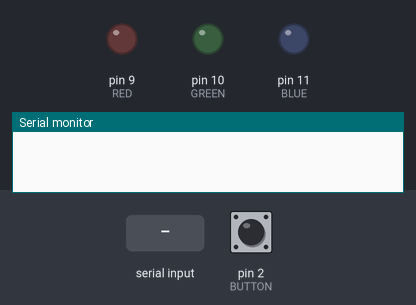
Recording of a sketch running on a simulated Arduino Uno, built with avr-gcc and run on an emulated ATmega328P. On the bench: output pins drawn as LEDs (lit = HIGH), the last lines printed to the serial monitor. Inputs (shaded band) come from the test bench; at power-on: pin 2 (BUTTON) LOW.

Above: at 1.2 s.
1.3 s: "r\n" received over Serial
At 1.9 s:
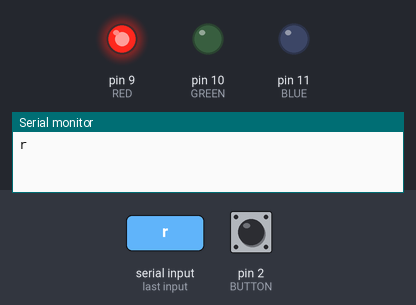
2.8 s: byte 103 ('g') received over Serial
At 4.0 s:
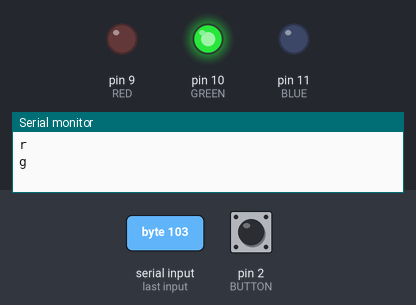
4.3 s: byte 98 ('b') received over Serial
At 5.4 s:
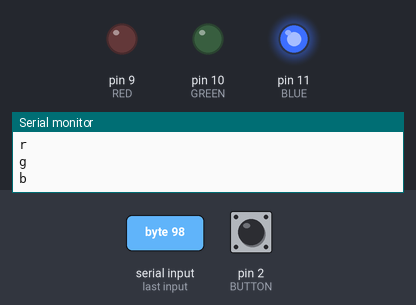
5.8 s: "1\n" received over Serial
At 6.5 s:
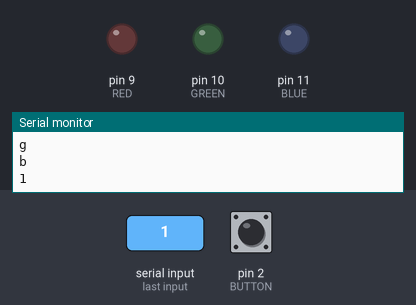
7.3 s: "g\n" received over Serial
At 7.7 s:
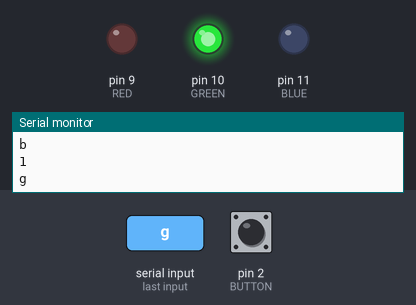
8.8 s: "b\n" received over Serial
At 10.0 s:
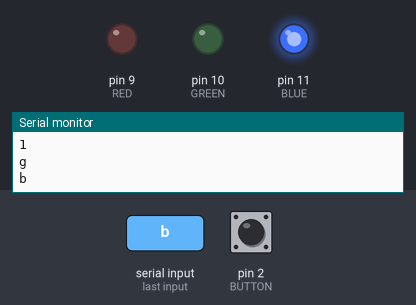
Timing chart, 0 to 11.3 s (numbered marks = the images above; inputs shaded):
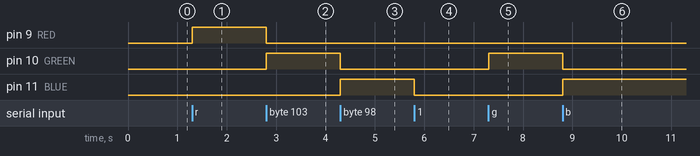

The sketch:

sketch_sep9c.ino
```cpp
const int BUTTON = 2;

enum ECOLOR {
  RED = 9,
  GREEN = 10,
  BLUE = 11,
  OFF = 12,
};

int pre_state;
ECOLOR current_color;

void getNextColor();
void updateLED(ECOLOR color);

void setup() {
  Serial.begin(9600);
  pinMode(BUTTON, INPUT);
  pinMode(RED, OUTPUT);
  pinMode(GREEN, OUTPUT);
  pinMode(BLUE, OUTPUT);

  pre_state = LOW;
  current_color = OFF;
}

void loop() {
  while (Serial.available() > 0)
  {
    char recv = Serial.read();

    if (recv == '\n' || recv == '\r') continue;

    Serial.println(recv);

    if (recv == 'r')
      current_color = RED;
    else if (recv == 'g')
      current_color = GREEN;
    else if (recv == 'b')
      current_color = BLUE;
    else
      current_color = OFF;

    updateLED(current_color);
  }

  int input = digitalRead(BUTTON);
  if (input == HIGH && pre_state == LOW)
  {
    getNextColor();
    updateLED(current_color);
    delay(100);
  }

  pre_state = input;
}

void getNextColor() {
  if (current_color == OFF)
  {
    current_color = RED;
  }
  else
  {
    current_color = (ECOLOR)(current_color + 1);
  }
}

void updateLED(ECOLOR color) {
  digitalWrite(RED, color == RED ? HIGH : LOW);
  digitalWrite(GREEN, color == GREEN ? HIGH : LOW);
  digitalWrite(BLUE, color == BLUE ? HIGH : LOW);
}
```

Measured:
- after the input at 1.3 s, pin 9 (RED): LOW → HIGH at once
- after the input at 2.8 s, pin 9 (RED): HIGH → LOW at once; pin 10 (GREEN): LOW → HIGH at once
- after the input at 4.3 s, pin 10 (GREEN): HIGH → LOW at once; pin 11 (BLUE): LOW → HIGH at once
- after the input at 5.8 s, pin 11 (BLUE): HIGH → LOW at once
- after the input at 7.3 s, pin 10 (GREEN): LOW → HIGH at once
- after the input at 8.8 s, pin 10 (GREEN): HIGH → LOW at once; pin 11 (BLUE): LOW → HIGH at once
